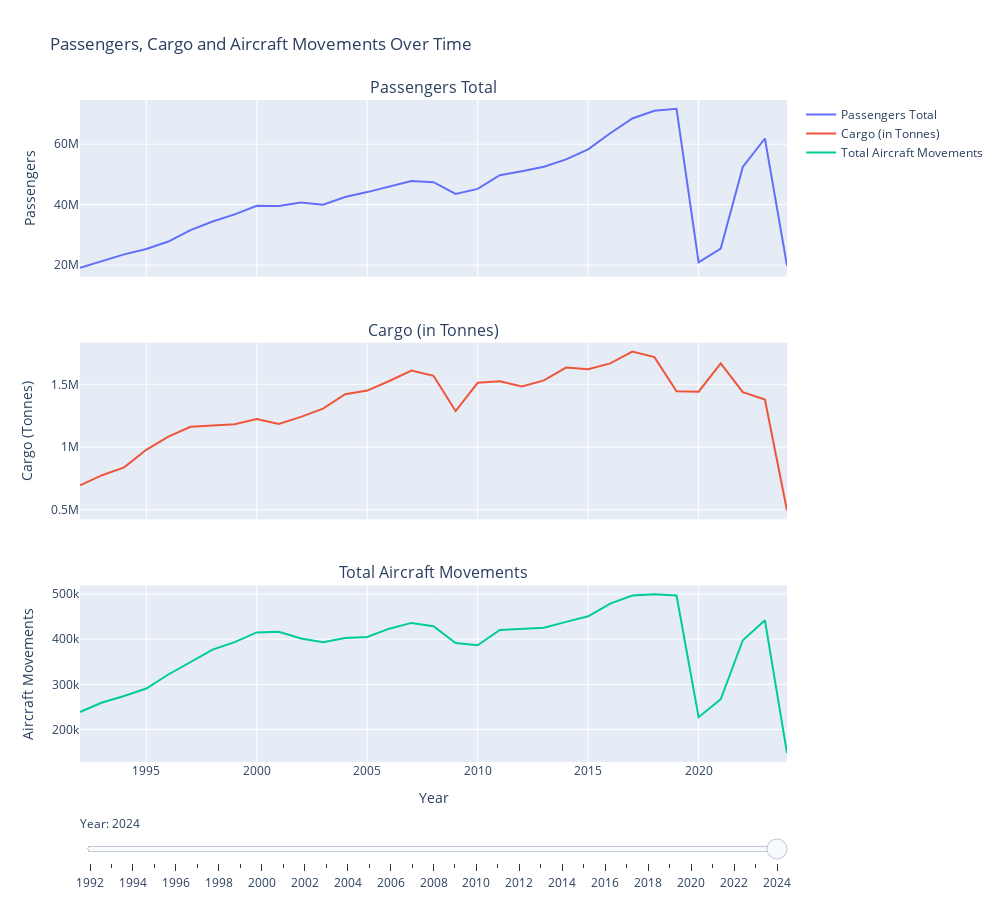

Notebook cell for this chart:
### Markdown cell above
## Datastory Titel TODO

### Code cell
import pandas as pd
import plotly.graph_objects as go
from plotly.subplots import make_subplots

# Load the dataset
df_yearly = pd.read_csv("Yearly_Traffic_Data_Cleaned.csv")

# Create subplots
fig = make_subplots(
    rows=3, cols=1,
    shared_xaxes=True,
    vertical_spacing=0.1,
    subplot_titles=(
        "Passengers Total",
        "Cargo (in Tonnes)",
        "Total Aircraft Movements"
    )
)

# Add traces for each subplot
trace1 = go.Scatter(x=df_yearly['Year'], y=df_yearly['Passengers_Total'], mode='lines', name='Passengers Total')
trace2 = go.Scatter(x=df_yearly['Year'], y=df_yearly['Cargo (tonnes)'], mode='lines', name='Cargo (in Tonnes)')
trace3 = go.Scatter(x=df_yearly['Year'], y=df_yearly['Air_Transport_Movements_Total'], mode='lines', name='Total Aircraft Movements')

fig.add_trace(trace1, row=1, col=1)
fig.add_trace(trace2, row=2, col=1)
fig.add_trace(trace3, row=3, col=1)

# Update xaxis properties
fig.update_xaxes(title_text="Year", row=3, col=1)

# Update yaxis properties
fig.update_yaxes(title_text="Passengers", row=1, col=1)
fig.update_yaxes(title_text="Cargo (Tonnes)", row=2, col=1)
fig.update_yaxes(title_text="Aircraft Movements", row=3, col=1)

# Create slider steps
years = df_yearly['Year'].unique()
steps = []
for i, year in enumerate(years):
    visible = [False] * len(fig.data)
    visible[0:i+1] = [True] * (i + 1)
    step = dict(
        method='update',
        args=[{'visible': visible}],
        label=str(year)
    )
    steps.append(step)

# Create and add sliders
sliders = [dict(
    active=0,
    currentvalue={"prefix": "Year: "},
    pad={"t": 50},
    steps=steps
)]

fig.update_layout(
    sliders=sliders,
    title_text="Passengers, Cargo and Aircraft Movements Over Time",
    height=900,
    width=1000
)

# Show the plot
fig.show()

### Figure 1 — Plotly figure (JSON) as saved in the notebook; plotly's stock layout.template omitted (floating-point values rounded to 4 significant figures)
{"data": [{"mode": "lines", "name": "Passengers Total", "type": "scatter", "visible": true, "x": [1992, 1993, 1994, 1995, 1996, 1997, 1998, 1999, 2000, 2001, 2002, 2003, 2004, 2005, 2006, 2007, 2008, 2009, 2010, 2011, 2012, 2013, 2014, 2015, 2016, 2017, 2018, 2019, 2020, 2021, 2022, 2023, 2024], "xaxis": "x", "y": [19145064, 21274269, 23559798, 25355001, 27794881, 31569977, 34420143, 36772015, 39606925, 39531123, 40736009, 39960400, 42541180, 44157005, 46066465, 47795148, 47430112, 43570372, 45211749, 49755252, 51035590, 52569200, 54978023, 58284864, 63625534, 68515425, 71053147, 71706999, 20884044, 25492633, 52472188, 61889586, 19867379], "yaxis": "y"}, {"mode": "lines", "name": "Cargo (in Tonnes)", "type": "scatter", "visible": true, "x": [1992, 1993, 1994, 1995, 1996, 1997, 1998, 1999, 2000, 2001, 2002, 2003, 2004, 2005, 2006, 2007, 2008, 2009, 2010, 2011, 2012, 2013, 2014, 2015, 2016, 2017, 2018, 2019, 2020, 2021, 2022, 2023, 2024], "xaxis": "x2", "y": [695040, 775378, 837904, 977531, 1082846, 1161234, 1171256, 1180717, 1222594, 1183208, 1239900, 1306155, 1421023, 1449795, 1526502, 1610282, 1567712, 1286372, 1512256, 1523806, 1483448, 1531089, 1633195, 1620970, 1666360, 1761060, 1716497, 1443885, 1441521, 1667304, 1437812, 1378041, 494256], "yaxis": "y2"}, {"mode": "lines", "name": "Total Aircraft Movements", "type": "scatter", "visible": true, "x": [1992, 1993, 1994, 1995, 1996, 1997, 1998, 1999, 2000, 2001, 2002, 2003, 2004, 2005, 2006, 2007, 2008, 2009, 2010, 2011, 2012, 2013, 2014, 2015, 2016, 2017, 2018, 2019, 2020, 2021, 2022, 2023, 2024], "xaxis": "x3", "y": [238812, 259675, 274064, 290690, 321780, 349476, 376810, 393606, 414928, 416462, 401385, 392997, 402738, 404819, 423275, 436090, 428652, 391369, 386388, 420349, 423453, 425584, 438296, 450679, 478863, 496740, 499444, 496826, 227304, 266967, 397646, 441969, 147517], "yaxis": "y3"}], "layout": {"annotations": [{"font": {"size": 16}, "showarrow": false, "text": "Passengers Total", "x": 0.5, "xanchor": "center", "xref": "paper", "y": 1, "yanchor": "bottom", "yref": "paper"}, {"font": {"size": 16}, "showarrow": false, "text": "Cargo (in Tonnes)", "x": 0.5, "xanchor": "center", "xref": "paper", "y": 0.6333, "yanchor": "bottom", "yref": "paper"}, {"font": {"size": 16}, "showarrow": false, "text": "Total Aircraft Movements", "x": 0.5, "xanchor": "center", "xref": "paper", "y": 0.2667, "yanchor": "bottom", "yref": "paper"}], "height": 900, "sliders": [{"active": 32, "currentvalue": {"prefix": "Year: "}, "pad": {"t": 50}, "steps": [{"args": [{"visible": [true, false, false]}], "label": "1992", "method": "update"}, {"args": [{"visible": [true, true, false]}], "label": "1993", "method": "update"}, {"args": [{"visible": [true, true, true]}], "label": "1994", "method": "update"}, {"args": [{"visible": [true, true, true, true]}], "label": "1995", "method": "update"}, {"args": [{"visible": [true, true, true, true, true]}], "label": "1996", "method": "update"}, {"args": [{"visible": [true, true, true, true, true, true]}], "label": "1997", "method": "update"}, {"args": [{"visible": [true, true, true, true, true, true, true]}], "label": "1998", "method": "update"}, {"args": [{"visible": [true, true, true, true, true, true, true, true]}], "label": "1999", "method": "update"}, {"args": [{"visible": [true, true, true, true, true, true, true, true, true]}], "label": "2000", "method": "update"}, {"args": [{"visible": [true, true, true, true, true, true, true, true, true, true]}], "label": "2001", "method": "update"}, {"args": [{"visible": [true, true, true, true, true, true, true, true, true, true, true]}], "label": "2002", "method": "update"}, {"args": [{"visible": [true, true, true, true, true, true, true, true, true, true, true, true]}], "label": "2003", "method": "update"}, {"args": [{"visible": [true, true, true, true, true, true, true, true, true, true, true, true, true]}], "label": "2004", "method": "update"}, {"args": [{"visible": [true, true, true, true, true, true, true, true, true, true, true, true, true, true]}], "label": "2005", "method": "update"}, {"args": [{"visible": [true, true, true, true, true, true, true, true, true, true, true, true, true, true, true]}], "label": "2006", "method": "update"}, {"args": [{"visible": [true, true, true, true, true, true, true, true, true, true, true, true, true, true, true, true]}], "label": "2007", "method": "update"}, {"args": [{"visible": [true, true, true, true, true, true, true, true, true, true, true, true, true, true, true, true, true]}], "label": "2008", "method": "update"}, {"args": [{"visible": [true, true, true, true, true, true, true, true, true, true, true, true, true, true, true, true, true, true]}], "label": "2009", "method": "update"}, {"args": [{"visible": [true, true, true, true, true, true, true, true, true, true, true, true, true, true, true, true, true, true, true]}], "label": "2010", "method": "update"}, {"args": [{"visible": [true, true, true, true, true, true, true, true, true, true, true, true, true, true, true, true, true, true, true, true]}], "label": "2011", "method": "update"}, {"args": [{"visible": [true, true, true, true, true, true, true, true, true, true, true, true, true, true, true, true, true, true, true, true, true]}], "label": "2012", "method": "update"}, {"args": [{"visible": [true, true, true, true, true, true, true, true, true, true, true, true, true, true, true, true, true, true, true, true, true, true]}], "label": "2013", "method": "update"}, {"args": [{"visible": [true, true, true, true, true, true, true, true, true, true, true, true, true, true, true, true, true, true, true, true, true, true, true]}], "label": "2014", "method": "update"}, {"args": [{"visible": [true, true, true, true, true, true, true, true, true, true, true, true, true, true, true, true, true, true, true, true, true, true, true, true]}], "label": "2015", "method": "update"}, {"args": [{"visible": [true, true, true, true, true, true, true, true, true, true, true, true, true, true, true, true, true, true, true, true, true, true, true, true, true]}], "label": "2016", "method": "update"}, {"args": [{"visible": [true, true, true, true, true, true, true, true, true, true, true, true, true, true, true, true, true, true, true, true, true, true, true, true, true, true]}], "label": "2017", "method": "update"}, {"args": [{"visible": [true, true, true, true, true, true, true, true, true, true, true, true, true, true, true, true, true, true, true, true, true, true, true, true, true, true, true]}], "label": "2018", "method": "update"}, {"args": [{"visible": [true, true, true, true, true, true, true, true, true, true, true, true, true, true, true, true, true, true, true, true, true, true, true, true, true, true, true, true]}], "label": "2019", "method": "update"}, {"args": [{"visible": [true, true, true, true, true, true, true, true, true, true, true, true, true, true, true, true, true, true, true, true, true, true, true, true, true, true, true, true, true]}], "label": "2020", "method": "update"}, {"args": [{"visible": [true, true, true, true, true, true, true, true, true, true, true, true, true, true, true, true, true, true, true, true, true, true, true, true, true, true, true, true, true, true]}], "label": "2021", "method": "update"}, {"args": [{"visible": [true, true, true, true, true, true, true, true, true, true, true, true, true, true, true, true, true, true, true, true, true, true, true, true, true, true, true, true, true, true, true]}], "label": "2022", "method": "update"}, {"args": [{"visible": [true, true, true, true, true, true, true, true, true, true, true, true, true, true, true, true, true, true, true, true, true, true, true, true, true, true, true, true, true, true, true, true]}], "label": "2023", "method": "update"}, {"args": [{"visible": [true, true, true, true, true, true, true, true, true, true, true, true, true, true, true, true, true, true, true, true, true, true, true, true, true, true, true, true, true, true, true, true, true]}], "label": "2024", "method": "update"}]}], "title": {"text": "Passengers, Cargo and Aircraft Movements Over Time"}, "width": 1000, "xaxis": {"anchor": "y", "autorange": true, "domain": [0, 1], "matches": "x3", "range": [1992, 2024], "showticklabels": false, "type": "linear"}, "xaxis2": {"anchor": "y2", "autorange": true, "domain": [0, 1], "matches": "x3", "range": [1992, 2024], "showticklabels": false, "type": "linear"}, "xaxis3": {"anchor": "y3", "autorange": true, "domain": [0, 1], "range": [1992, 2024], "title": {"text": "Year"}, "type": "linear"}, "yaxis": {"anchor": "x", "autorange": true, "domain": [0.7333, 1], "range": [16220000.0, 74630000.0], "title": {"text": "Passengers"}, "type": "linear"}, "yaxis2": {"anchor": "x2", "autorange": true, "domain": [0.3667, 0.6333], "range": [423878, 1831438], "title": {"text": "Cargo (Tonnes)"}, "type": "linear"}, "yaxis3": {"anchor": "x3", "autorange": true, "domain": [0, 0.2667], "range": [128000.0, 519000.0], "title": {"text": "Aircraft Movements"}, "type": "linear"}}}
